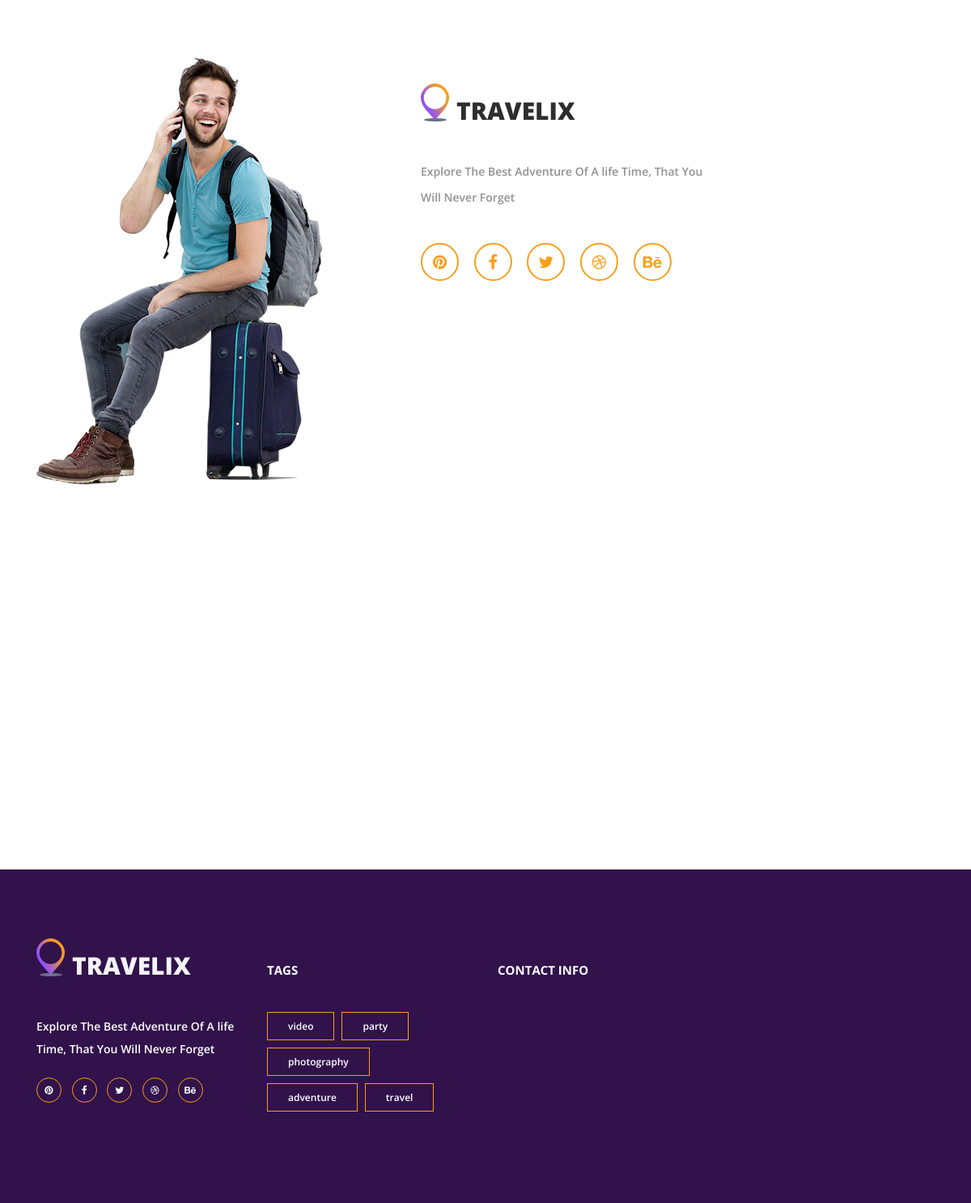
Page /contact/ (lower part) on the earlier database version.
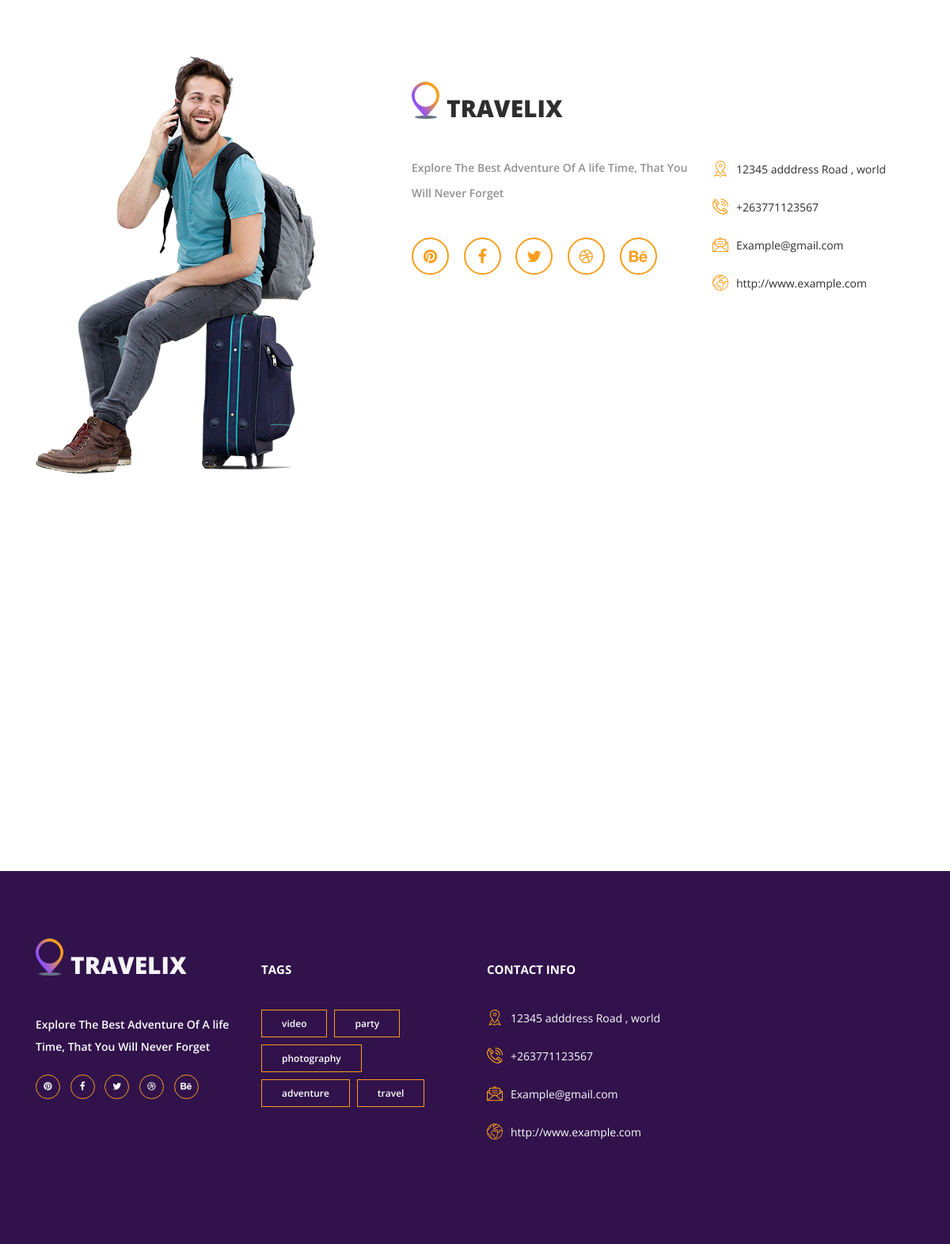
Same page on the later database version.
### core/models.py (models this page shows, shortened)
class ContactInfo(models.Model):
    address = models.CharField(max_length=200)
    phone = models.CharField(max_length=20)
    email = models.EmailField()
    website = models.URLField()
    facebook = models.URLField(blank=True, null=True)
    twitter = models.URLField(blank=True, null=True)
    instagram = models.URLField(blank=True, null=True)
    pinterest = models.URLField(blank=True, null=True)
    class Meta:
        verbose_name_plural = "Contact Information"

### core/views.py (the view)
# urls.py: path('contact/', views.ContactView.as_view(), name='contact'),
class ContactView(TemplateView):
    template_name = 'contact.html'
    def get_context_data(self, **kwargs):
        context = super().get_context_data(**kwargs)
        try:
            context['contact_info'] = ContactInfo.objects.first()
        except ContactInfo.DoesNotExist:
            context['contact_info'] = None
        return context

### templates/contact.html (shortened to what this page needs)
{% load static %}
<!DOCTYPE html>
<html lang="en">
<head>
<link rel="stylesheet" type="text/css" href="{% static 'styles/bootstrap4/bootstrap.min.css' %}">
<link href="{% static 'plugins/font-awesome-4.7.0/css/font-awesome.min.css' %}" rel="stylesheet" type="text/css">
<link rel="stylesheet" type="text/css" href="{% static 'styles/contact_styles.css' %}">
<link rel="stylesheet" type="text/css" href="{% static 'styles/contact_responsive.css' %}">
</head>
<body>
<div class="super_container">
	<div class="about">
		<div class="container">
			<div class="row">
				<div class="col-lg-5">
					<div class="about_image">
						<img src="{% static 'images/man.png' %}" alt="">
					</div>
				</div>
				<div class="col-lg-4">
					<div class="about_content">
						<div class="logo_container about_logo">
							<div class="logo"><a href="#"><img src="{% static 'images/logo.png' %}" alt="">travelix</a></div>
						</div>
						<p class="about_text">Explore The Best Adventure Of A life Time, That You Will Never Forget</p>
						<ul class="about_social_list">
							<li class="about_social_item"><a href="#"><i class="fa fa-pinterest"></i></a></li>
							<li class="about_social_item"><a href="#"><i class="fa fa-facebook-f"></i></a></li>
							<li class="about_social_item"><a href="#"><i class="fa fa-twitter"></i></a></li>
							<li class="about_social_item"><a href="#"><i class="fa fa-dribbble"></i></a></li>
							<li class="about_social_item"><a href="#"><i class="fa fa-behance"></i></a></li>
						</ul>
					</div>
				</div>
				<div class="col-lg-3">
					<div class="about_info">
						<ul class="contact_info_list">
								{% if contact_info %}
								<li class="contact_info_item d-flex flex-row">
									<div><div class="contact_info_icon"><img src="{% static 'images/placeholder.svg' %}" alt=""></div></div>
									<div class="contact_info_text">{{ contact_info.address }}</div>
								</li>
								<li class="contact_info_item d-flex flex-row">
									<div><div class="contact_info_icon"><img src="{% static 'images/phone-call.svg' %}" alt=""></div></div>
									<div class="contact_info_text">{{ contact_info.phone }}</div>
								</li>
								<li class="contact_info_item d-flex flex-row">
									<div><div class="contact_info_icon"><img src="{% static 'images/message.svg' %}" alt=""></div></div>
									<div class="contact_info_text"><a href="mailto:{{ contact_info.email }}?Subject=Hello" target="_top">{{ contact_info.email }}</a></div>
								</li>
								<li class="contact_info_item d-flex flex-row">
									<div><div class="contact_info_icon"><img src="{% static 'images/planet-earth.svg' %}" alt=""></div></div>
									<div class="contact_info_text"><a href="{{ contact_info.website }}">{{ contact_info.website }}</a></div>
								</li>
								{% endif %}
							</ul>
					</div>
				</div>
			</div>
		</div>
	</div>
	<div class="travelix_map">
		<div id="google_map" class="google_map">
			<div class="map_container">
				<div id="map"></div>
			</div>
		</div>
	</div>
	<footer class="footer">
		<div class="container">
			<div class="row">
				<div class="col-lg-3 footer_column">
					<div class="footer_col">
						<div class="footer_content footer_about">
							<div class="logo_container footer_logo">
								<div class="logo"><a href="#"><img src="{% static 'images/logo.png' %}" alt="">travelix</a></div>
							</div>
							<p class="footer_about_text">Explore The Best Adventure Of A life Time, That You Will Never Forget</p>
							<ul class="footer_social_list">
								<li class="footer_social_item"><a href="#"><i class="fa fa-pinterest"></i></a></li>
								<li class="footer_social_item"><a href="#"><i class="fa fa-facebook-f"></i></a></li>
								<li class="footer_social_item"><a href="#"><i class="fa fa-twitter"></i></a></li>
								<li class="footer_social_item"><a href="#"><i class="fa fa-dribbble"></i></a></li>
								<li class="footer_social_item"><a href="#"><i class="fa fa-behance"></i></a></li>
							</ul>
						</div>
					</div>
				</div>
				<div class="col-lg-3 footer_column">
					<div class="footer_col">
						<div class="footer_title">tags</div>
						<div class="footer_content footer_tags">
							<ul class="tags_list clearfix">
								<li class="tag_item"><a href="#">video</a></li>
								<li class="tag_item"><a href="#">party</a></li>
								<li class="tag_item"><a href="#">photography</a></li>
								<li class="tag_item"><a href="#">adventure</a></li>
								<li class="tag_item"><a href="#">travel</a></li>
							</ul>
						</div>
					</div>
				</div>
				<div class="col-lg-3 footer_column">
					<div class="footer_col">
						<div class="footer_title">contact info</div>
						<div class="footer_content footer_contact">
							<ul class="contact_info_list">
								{% if contact_info %}
								<li class="contact_info_item d-flex flex-row">
									<div><div class="contact_info_icon"><img src="{% static 'images/placeholder.svg' %}" alt=""></div></div>
									<div class="contact_info_text">{{ contact_info.address }}</div>
								</li>
								<li class="contact_info_item d-flex flex-row">
									<div><div class="contact_info_icon"><img src="{% static 'images/phone-call.svg' %}" alt=""></div></div>
									<div class="contact_info_text">{{ contact_info.phone }}</div>
								</li>
								<li class="contact_info_item d-flex flex-row">
									<div><div class="contact_info_icon"><img src="{% static 'images/message.svg' %}" alt=""></div></div>
									<div class="contact_info_text"><a href="mailto:{{ contact_info.email }}?Subject=Hello" target="_top">{{ contact_info.email }}</a></div>
								</li>
								<li class="contact_info_item d-flex flex-row">
									<div><div class="contact_info_icon"><img src="{% static 'images/planet-earth.svg' %}" alt=""></div></div>
									<div class="contact_info_text"><a href="{{ contact_info.website }}">{{ contact_info.website }}</a></div>
								</li>
								{% endif %}
							</ul>
						</div>
					</div>
				</div>
			</div>
		</div>
	</footer>
</body>
</html>

Differences in the rows shown:
added ContactInfo: address "12345 adddress Road , world", phone "+263771123567", email "Example@gmail.com", website "http://www.example.com"
